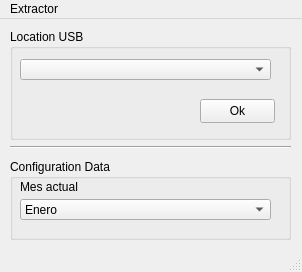
<?xml version="1.0" encoding="UTF-8"?>
<ui version="4.0">
 <class>MainWindow</class>
 <widget class="QMainWindow" name="MainWindow">
  <property name="geometry">
   <rect>
    <x>0</x>
    <y>0</y>
    <width>302</width>
    <height>272</height>
   </rect>
  </property>
  <property name="windowTitle">
   <string>Extractor Data</string>
  </property>
  <widget class="QWidget" name="centralwidget">
   <widget class="QGroupBox" name="groupBox">
    <property name="enabled">
     <bool>true</bool>
    </property>
    <property name="geometry">
     <rect>
      <x>10</x>
      <y>10</y>
      <width>281</width>
      <height>111</height>
     </rect>
    </property>
    <property name="title">
     <string>Location USB</string>
    </property>
    <widget class="QComboBox" name="comboBox_selector_usb">
     <property name="enabled">
      <bool>true</bool>
     </property>
     <property name="geometry">
      <rect>
       <x>10</x>
       <y>30</y>
       <width>251</width>
       <height>21</height>
      </rect>
     </property>
     <property name="sizePolicy">
      <sizepolicy hsizetype="Maximum" vsizetype="Expanding">
       <horstretch>0</horstretch>
       <verstretch>0</verstretch>
      </sizepolicy>
     </property>
    </widget>
    <widget class="QPushButton" name="pushButton_confirmation_usb">
     <property name="enabled">
      <bool>true</bool>
     </property>
     <property name="geometry">
      <rect>
       <x>190</x>
       <y>70</y>
       <width>75</width>
       <height>24</height>
      </rect>
     </property>
     <property name="sizePolicy">
      <sizepolicy hsizetype="Maximum" vsizetype="Expanding">
       <horstretch>0</horstretch>
       <verstretch>0</verstretch>
      </sizepolicy>
     </property>
     <property name="text">
      <string>Ok</string>
     </property>
    </widget>
    <widget class="QLabel" name="confirmation_label_usb">
     <property name="geometry">
      <rect>
       <x>10</x>
       <y>70</y>
       <width>171</width>
       <height>21</height>
      </rect>
     </property>
     <property name="text">
      <string/>
     </property>
     <property name="textFormat">
      <enum>Qt::MarkdownText</enum>
     </property>
     <property name="openExternalLinks">
      <bool>false</bool>
     </property>
    </widget>
   </widget>
   <widget class="Line" name="line">
    <property name="geometry">
     <rect>
      <x>10</x>
      <y>120</y>
      <width>281</width>
      <height>16</height>
     </rect>
    </property>
    <property name="orientation">
     <enum>Qt::Horizontal</enum>
    </property>
   </widget>
   <widget class="QGroupBox" name="groupBox_3">
    <property name="enabled">
     <bool>true</bool>
    </property>
    <property name="geometry">
     <rect>
      <x>10</x>
      <y>140</y>
      <width>281</width>
      <height>81</height>
     </rect>
    </property>
    <property name="title">
     <string>Configuration Data</string>
    </property>
    <widget class="QLabel" name="label_2">
     <property name="geometry">
      <rect>
       <x>10</x>
       <y>20</y>
       <width>261</width>
       <height>16</height>
      </rect>
     </property>
     <property name="text">
      <string>Mes actual</string>
     </property>
    </widget>
    <widget class="QComboBox" name="comboBox_selector_usb_2">
     <property name="enabled">
      <bool>true</bool>
     </property>
     <property name="geometry">
      <rect>
       <x>10</x>
       <y>40</y>
       <width>251</width>
       <height>21</height>
      </rect>
     </property>
     <property name="sizePolicy">
      <sizepolicy hsizetype="Maximum" vsizetype="Expanding">
       <horstretch>0</horstretch>
       <verstretch>0</verstretch>
      </sizepolicy>
     </property>
     <item>
      <property name="text">
       <string>Enero</string>
      </property>
     </item>
     <item>
      <property name="text">
       <string>Febrero</string>
      </property>
     </item>
     <item>
      <property name="text">
       <string>Marzo</string>
      </property>
     </item>
     <item>
      <property name="text">
       <string>Abril</string>
      </property>
     </item>
     <item>
      <property name="text">
       <string>Mayo</string>
      </property>
     </item>
     <item>
      <property name="text">
       <string>Junio</string>
      </property>
     </item>
     <item>
      <property name="text">
       <string>Julio</string>
      </property>
     </item>
     <item>
      <property name="text">
       <string>Agosto</string>
      </property>
     </item>
     <item>
      <property name="text">
       <string>Septiembre</string>
      </property>
     </item>
     <item>
      <property name="text">
       <string>Octubre</string>
      </property>
     </item>
     <item>
      <property name="text">
       <string>Noviembre</string>
      </property>
     </item>
     <item>
      <property name="text">
       <string>Diciembre</string>
      </property>
     </item>
    </widget>
   </widget>
  </widget>
  <widget class="QMenuBar" name="menubar">
   <property name="geometry">
    <rect>
     <x>0</x>
     <y>0</y>
     <width>302</width>
     <height>22</height>
    </rect>
   </property>
   <widget class="QMenu" name="menuExtractor">
    <property name="title">
     <string>Extractor</string>
    </property>
   </widget>
   <addaction name="menuExtractor"/>
  </widget>
  <widget class="QStatusBar" name="statusbar"/>
 </widget>
 <resources/>
 <connections/>
</ui>
